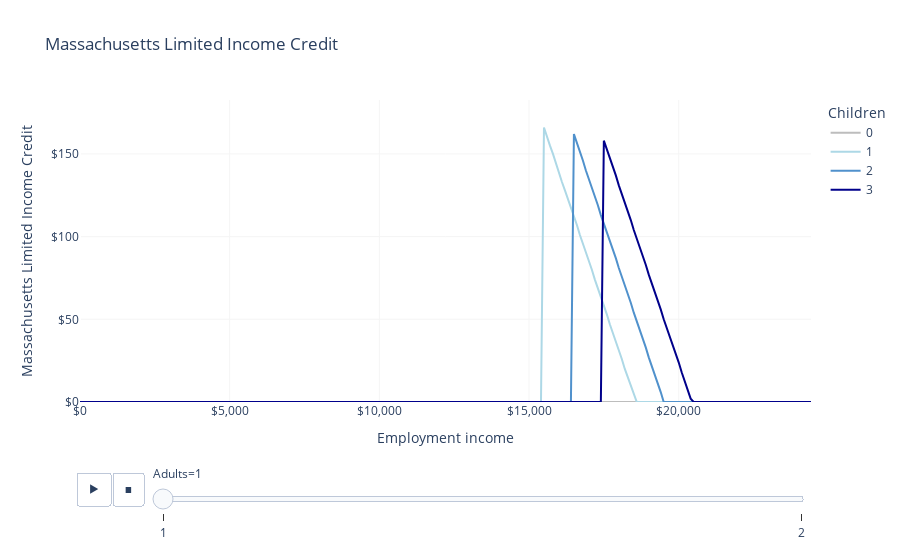

Write notebook code for a chart like this one.
### Markdown cell above
### Massachusetts Limited Income Credit

See [**Schedule NTS-L-NR/PY** No Tax Status and Limited Income Credit](https://www.mass.gov/doc/2021-schedule-nts-l-nrpy-no-tax-status-and-limited-income-credit/download).

### Code cell
fig = px.line(
    df,
    "employment_income",
    "ma_limited_income_tax_credit",
    color="children",
    animation_frame="adults",
    labels=LABELS,
    title="Massachusetts Limited Income Credit",
    color_discrete_map=COLOR_MAP,
)
fig.update_layout(
    xaxis_tickformat="$,",
    yaxis_tickformat="$,",
    yaxis_range=[0, df.ma_limited_income_tax_credit.max()],
    plot_bgcolor="white",
    xaxis_gridcolor=LIGHT_GRAY,
    yaxis_gridcolor=LIGHT_GRAY,
)
set_bounds(fig, df.employment_income, df.ma_limited_income_tax_credit)
fig.show()

### Figure 1 — Plotly figure (JSON) as saved in the notebook; plotly's stock layout.template omitted (floating-point values rounded to 4 significant figures; data arrays with more than 128 entries replaced by an {"elided": "..."} marker saying what was removed)
{"data": [{"hovertemplate": "Children=0<br>Adults=1<br>Employment income=%{x}<br>Massachusetts Limited Income Credit=%{y}<extra></extra>", "legendgroup": "0", "line": {"color": "#BDBDBD", "dash": "solid"}, "marker": {"symbol": "circle"}, "mode": "lines", "name": "0", "orientation": "v", "showlegend": true, "type": "scatter", "x": {"elided": "1001 int values"}, "xaxis": "x", "y": {"elided": "1001 int values"}, "yaxis": "y"}, {"hovertemplate": "Children=1<br>Adults=1<br>Employment income=%{x}<br>Massachusetts Limited Income Credit=%{y}<extra></extra>", "legendgroup": "1", "line": {"color": "lightblue", "dash": "solid"}, "marker": {"symbol": "circle"}, "mode": "lines", "name": "1", "orientation": "v", "showlegend": true, "type": "scatter", "x": {"elided": "1001 int values"}, "xaxis": "x", "y": {"elided": "1001 int values"}, "yaxis": "y"}, {"hovertemplate": "Children=2<br>Adults=1<br>Employment income=%{x}<br>Massachusetts Limited Income Credit=%{y}<extra></extra>", "legendgroup": "2", "line": {"color": "#5091cc", "dash": "solid"}, "marker": {"symbol": "circle"}, "mode": "lines", "name": "2", "orientation": "v", "showlegend": true, "type": "scatter", "x": {"elided": "1001 int values"}, "xaxis": "x", "y": {"elided": "1001 int values"}, "yaxis": "y"}, {"hovertemplate": "Children=3<br>Adults=1<br>Employment income=%{x}<br>Massachusetts Limited Income Credit=%{y}<extra></extra>", "legendgroup": "3", "line": {"color": "darkblue", "dash": "solid"}, "marker": {"symbol": "circle"}, "mode": "lines", "name": "3", "orientation": "v", "showlegend": true, "type": "scatter", "x": {"elided": "1001 int values"}, "xaxis": "x", "y": {"elided": "1001 int values"}, "yaxis": "y"}], "layout": {"legend": {"title": {"text": "Children"}, "tracegroupgap": 0}, "plot_bgcolor": "white", "sliders": [{"active": 0, "currentvalue": {"prefix": "Adults="}, "len": 0.9, "pad": {"b": 10, "t": 60}, "steps": [{"args": [["1"], {"frame": {"duration": 0, "redraw": false}, "fromcurrent": true, "mode": "immediate", "transition": {"duration": 0, "easing": "linear"}}], "label": "1", "method": "animate"}, {"args": [["2"], {"frame": {"duration": 0, "redraw": false}, "fromcurrent": true, "mode": "immediate", "transition": {"duration": 0, "easing": "linear"}}], "label": "2", "method": "animate"}], "x": 0.1, "xanchor": "left", "y": 0, "yanchor": "top"}], "title": {"text": "Massachusetts Limited Income Credit"}, "updatemenus": [{"buttons": [{"args": [null, {"frame": {"duration": 500, "redraw": false}, "fromcurrent": true, "mode": "immediate", "transition": {"duration": 500, "easing": "linear"}}], "label": "&#9654;", "method": "animate"}, {"args": [[null], {"frame": {"duration": 0, "redraw": false}, "fromcurrent": true, "mode": "immediate", "transition": {"duration": 0, "easing": "linear"}}], "label": "&#9724;", "method": "animate"}], "direction": "left", "pad": {"r": 10, "t": 70}, "showactive": false, "type": "buttons", "x": 0.1, "xanchor": "right", "y": 0, "yanchor": "top"}], "xaxis": {"anchor": "y", "domain": [0, 1], "gridcolor": "#F5F5F5", "range": [0, 24420.0], "tickformat": "$,", "title": {"text": "Employment income"}}, "yaxis": {"anchor": "x", "domain": [0, 1], "gridcolor": "#F5F5F5", "range": [0, 182.6], "tickformat": "$,", "title": {"text": "Massachusetts Limited Income Credit"}}}}
